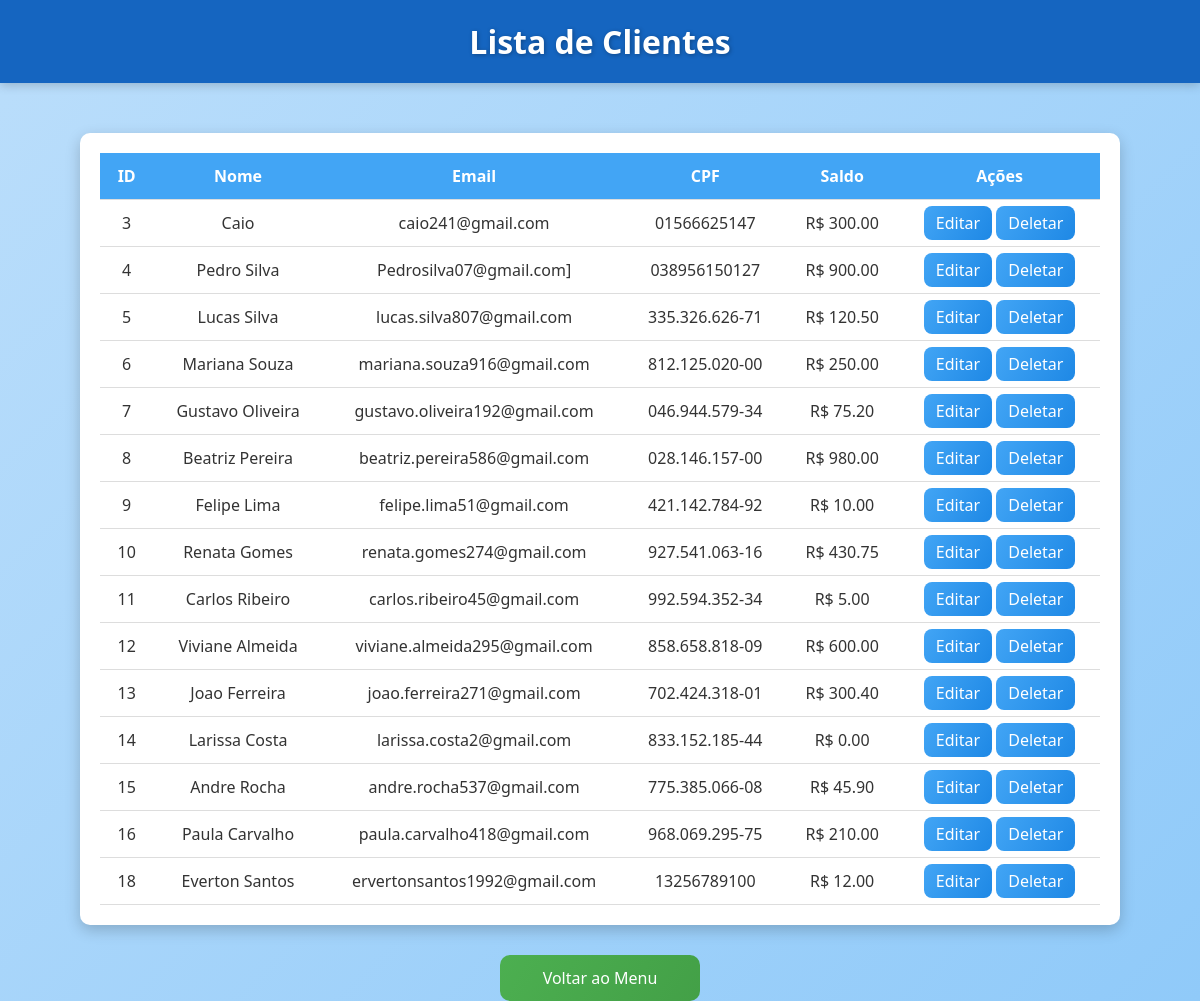
Page /listar on the earlier database version.
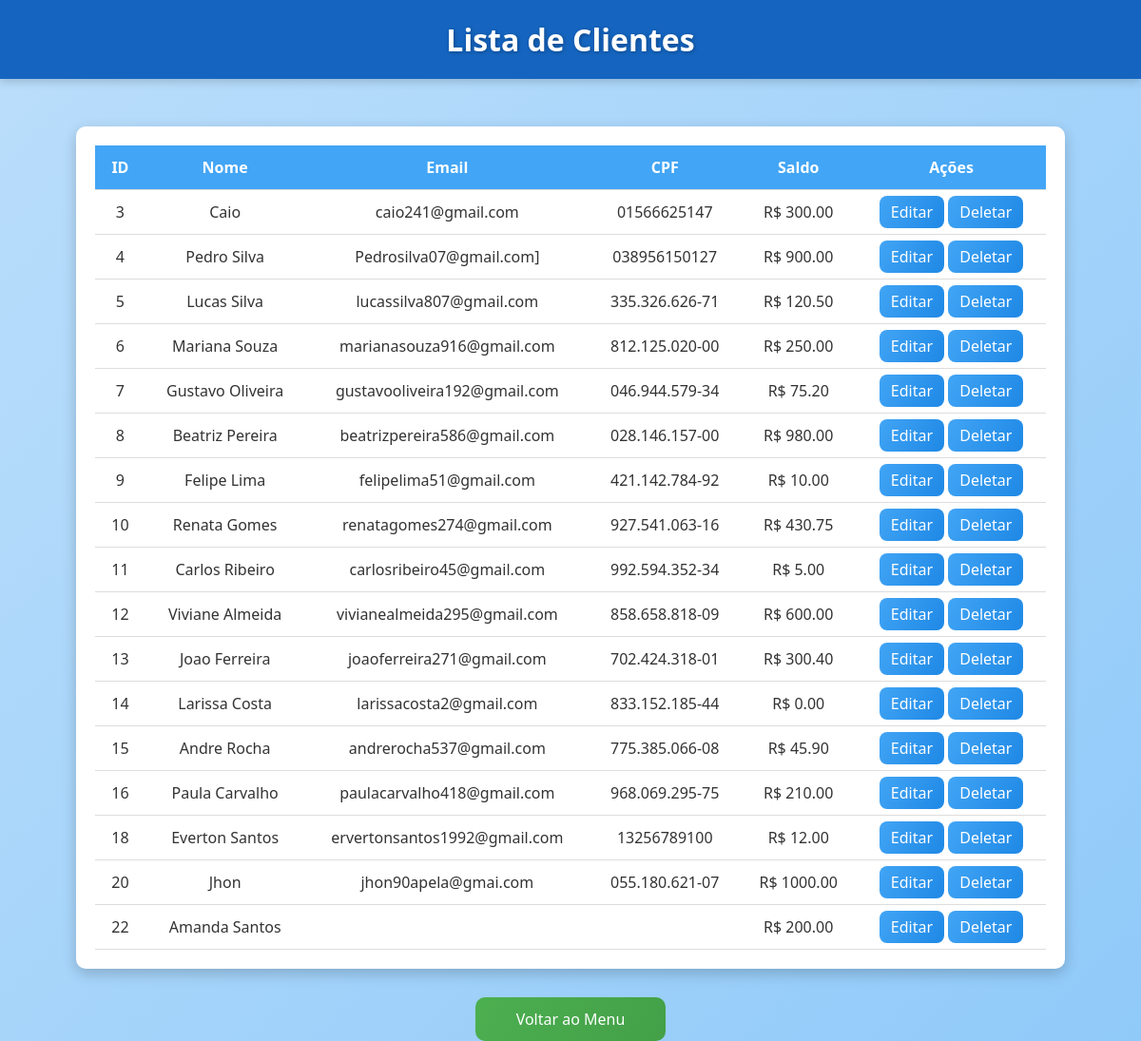
Same page on the later database version.
### tables this page shows
CREATE TABLE clientes (
                id INTEGER PRIMARY KEY AUTOINCREMENT,
                nome TEXT,
                email TEXT,
                cpf TEXT,
                saldo REAL DEFAULT 0
            );

### db/app.py (the view)
@app.route('/listar')
def listar():
    clientes = database.listar_clientes()
    return render_template('listar.html', clientes=clientes)

### db/database.py (called while the page is built)
def conectar():
    return sqlite3.connect('clientes.db')

def listar_clientes():
    conn = conectar()
    c = conn.cursor()
    c.execute('SELECT * FROM clientes')
    dados = c.fetchall()
    conn.close()
    return dados

### db/templates/listar.html (shortened to what this page needs)
<!DOCTYPE html>
<html lang="pt-BR">
<head>
</head>
<body>
    <h1> Lista de Clientes</h1>
    <div class="table-container">
        <table>
            <tr>
                <th>ID</th>
                <th>Nome</th>
                <th>Email</th>
                <th>CPF</th>
                <th>Saldo</th>
                <th>Ações</th>
            </tr>
            {% for c in clientes %}
            <tr>
                <td>{{ c[0] }}</td>
                <td>{{ c[1] }}</td>
                <td>{{ c[2] }}</td>
                <td>{{ c[3] }}</td>
                <td>R$ {{ "%.2f"|format(c[4]) }}</td>
                <td>
                    <a class="button-link" href="{{ url_for('editar', id=c[0]) }}">Editar</a>
                    <a class="button-link" href="{{ url_for('deletar', id=c[0]) }}">Deletar</a>
                </td>
            </tr>
            {% endfor %}
        </table>
    </div>
    <a id="voltar" href="{{ url_for('menu') }}">Voltar ao Menu</a>
</body>
</html>

### db/templates/listar.html (style rules this page uses)
body { font-family: 'Segoe UI', Arial, sans-serif; background: linear-gradient(135deg, #bbdefb, #90caf9); color: #333; margin: 0; padding: 0; display: flex; flex-direction: column; align-items: center; }
h1 { background-color: #1565c0; color: white; width: 100%; padding: 20px 0; margin: 0; text-align: center; text-shadow: 1px 1px 4px rgba(0,0,0,0.3); box-shadow: 0 2px 10px rgba(0,0,0,0.2); }
.table-container { width: 90%; max-width: 1000px; margin-top: 50px; background-color: white; padding: 20px; border-radius: 10px; box-shadow: 0 5px 15px rgba(0,0,0,0.2); overflow-x: auto; }
table { width: 100%; border-collapse: collapse; }
th, td { padding: 12px 15px; text-align: center; border-bottom: 1px solid #ddd; }
th { background-color: #42a5f5; color: white; }
a.button-link { text-decoration: none; background: linear-gradient(120deg, #42a5f5, #1e88e5); color: white; padding: 6px 12px; border-radius: 8px; font-weight: 500; transition: all 0.3s ease-in-out; }
a#voltar { display: block; margin: 30px auto 0 auto; width: 200px; text-align: center; background: linear-gradient(120deg, #4CAF50, #43a047); color: white; padding: 12px 0; border-radius: 10px; font-weight: 500; text-decoration: none; transition: all 0.3s ease-in-out; }

Differences in the rows shown:
changed clientes "Lucas Silva": email "lucas.silva807@gmail.com" → "lucassilva807@gmail.com"
changed clientes "Mariana Souza": email "mariana.souza916@gmail.com" → "marianasouza916@gmail.com"
changed clientes "Gustavo Oliveira": email "gustavo.oliveira192@gmail.com" → "gustavooliveira192@gmail.com"
changed clientes "Beatriz Pereira": email "beatriz.pereira586@gmail.com" → "beatrizpereira586@gmail.com"
changed clientes "Felipe Lima": email "felipe.lima51@gmail.com" → "felipelima51@gmail.com"
changed clientes "Renata Gomes": email "renata.gomes274@gmail.com" → "renatagomes274@gmail.com"
changed clientes "Carlos Ribeiro": email "carlos.ribeiro45@gmail.com" → "carlosribeiro45@gmail.com"
changed clientes "Viviane Almeida": email "viviane.almeida295@gmail.com" → "vivianealmeida295@gmail.com"
changed clientes "Joao Ferreira": email "joao.ferreira271@gmail.com" → "joaoferreira271@gmail.com"
changed clientes "Larissa Costa": email "larissa.costa2@gmail.com" → "larissacosta2@gmail.com"
changed clientes "Andre Rocha": email "andre.rocha537@gmail.com" → "andrerocha537@gmail.com"
changed clientes "Paula Carvalho": email "paula.carvalho418@gmail.com" → "paulacarvalho418@gmail.com"
added clientes: id "20", nome "Jhon", email "jhon90apela@gmai.com", cpf "055.180.621-07", saldo "1000.00"
added clientes: id "22", nome "Amanda Santos", saldo "200.00"
